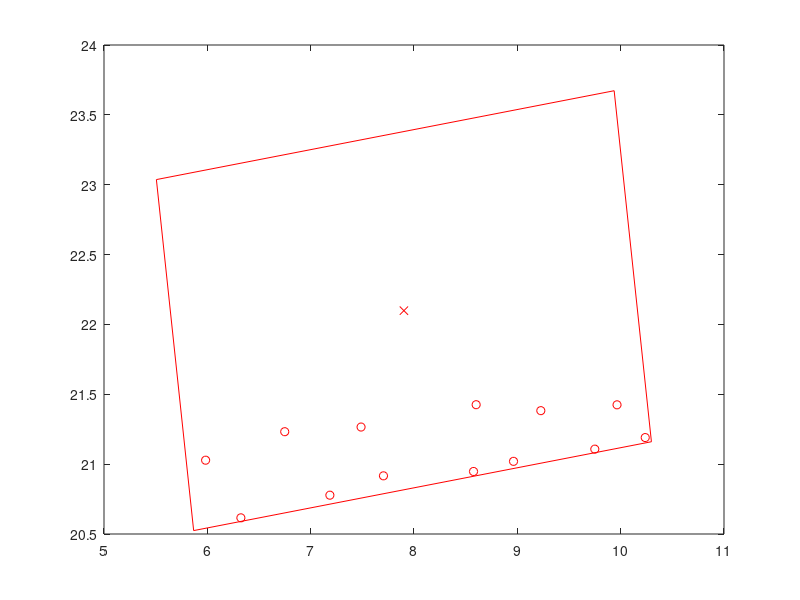

The MATLAB source for this figure: (Note: this script raises an error after producing the figure.)
close all;
figure;
Targets_x = [5.9833283904269585,6.324596056376938,6.748911241956693,7.185922765780065,7.487690720671677,7.704485237861957,8.576071240412974,8.601467997360883,8.96307024387794,9.227235785521227,9.749670538827203,9.96481309917904,10.23776180767993,];
Targets_y = [
21.028251284877474,20.61571240889783,21.23216955281531,20.777820685887242,21.265576658263953,20.916364073776013,20.947469074515148,21.425464610867724,21.02011828015014,21.382820466319533,21.107397917280853,21.424601837006445,21.190285970982764,];
center_x = [7.902286360389227];
center_y = [22.09858297840011];
labs1 = ['C1'];
image_corners_x = [9.936954757334561,5.506968446292532,5.867617963443893,10.297604274485922,9.936954757334561];
image_corners_y = [23.6726954217616,23.03675010651803,20.52447053503862,21.160415850282188,23.6726954217616];
plot(Targets_x, Targets_y,'ro',center_x,center_y,'rx',image_corners_x,image_corners_y,'r');
labelpoints(center_x,center_y,labs1,'NE',0.3,1) 
hold on;

plot(center_x,center_y,'rx','MarkerSize',12);
axis equal;
axis tight;
hold on;
Targets_x = [8.884154589909341,9.070638688420052,9.157306174906154,9.544890867652965,9.897497836955703,10.000944905650584,10.471535071865123,10.73947838278642,10.889329526215757,11.042951653243628,11.357519933336118,11.363581705448668,11.753122891777984,12.087263490886535,12.10195740084398,12.37818868305743,12.519373179017357,12.52074588015992,12.674369483825998,12.901732342876398,13.11167166785828,];
Targets_y = [
20.862465367676197,20.959061755555904,21.51287976631311,21.088425445874137,21.493198476716884,20.8752200388634,21.156880489589096,21.54504897477585,20.893056758733692,21.25204106363003,21.665416152607776,21.022420449051925,21.122489511861374,21.11278298154271,21.64994911212176,20.8578926504774,21.28460472644408,21.65261710017483,20.87793831471504,21.727337555626818,21.307775945782307,];
center_x = [10.902286360389226];
center_y = [22.09858297840011];
image_corners_x = [13.144704245979284,8.669335379230635,8.659868474799168,13.135237341547818,13.144704245979284];
image_corners_y = [23.359244509604814,23.375937817752295,20.837921447195406,20.821228139047925,23.359244509604814];
plot(Targets_x, Targets_y,'bo',center_x,center_y,'bx',image_corners_x,image_corners_y,'b');
hold on;
plot(center_x,center_y,'bx','MarkerSize',12);
labs1 = ['C2'];
labelpoints(center_x,center_y,labs1,'NE',0.3,1)
axis equal;
axis tight;
hold on;

Targets_x = [11.754191849088862,11.913515136440243,12.1338351889983,12.199698036501895,12.455521018182631,12.681208591069243,12.714878567118221,12.827623703518402,13.186805963435244,13.422870020032493,13.517184329600028,13.863944893662447,13.914869313103873,14.044589255984528,14.257693876156493,14.342540699058324,14.571598873872437,14.807252662989255,14.834026303581364,15.117780933519345,15.492804493284938,15.534431516646364,15.735524708444336,15.784126987297132,15.819982348107928,16.164569777925234,16.161557732944203,];
Targets_y = [
21.512038032591956,20.932699685444405,21.498582834382496,22.078942433368372,21.211600483602176,21.680248448542905,22.07039277747308,21.231404993961267,22.15533077092612,21.70260302586864,22.124250321861034,21.669720250021623,22.057320637243507,21.347532982805657,21.85744328890299,21.300492853840073,22.164789423866342,21.329458004452356,21.961210126152388,21.627968721350094,21.231493456045342,21.584168563743553,21.098226695393127,22.06794342310722,21.748436853426355,21.229931306158132,21.56118804307608,];
center_x = [13.902286360389226];
center_y = [22.09858297840011];
image_corners_x = [16.004200737702114,11.550536339807541,11.800371983076339,16.25403638097091,16.004200737702114];
image_corners_y = [23.58170853624036,23.141165018609712,20.61545742055986,21.056000938190508,23.58170853624036];
plot(Targets_x, Targets_y,'go',center_x,center_y,'gx',image_corners_x,image_corners_y,'g');
hold on;
plot(center_x,center_y,'gx','MarkerSize',12);
labs1 = ['C3'];
labelpoints(center_x,center_y,labs1,'NE',0.3,1)
axis equal;
axis tight;
hold on;

Targets_x = [14.739574822117925,15.132295583587867,15.247125936691605,15.428206592642097,15.561023159052343,15.615449870553736,15.919071336930624,16.016995240507494,16.212788027850817,];
Targets_y = [
21.391448780653434,20.976264165610193,21.35678307453808,20.85734131091266,21.8934906335148,21.546537034493717,20.96652485277801,21.355531373850848,22.099704007037577,];
center_x = [16.902286360389226];
center_y = [22.09858297840011];
image_corners_x = [19.1420466456902,14.666652560870334,14.66252607508825,19.13792015990812,19.1420466456902];
image_corners_y = [23.36396012939584,23.37123649932491,20.833205827404385,20.825929457475308,23.36396012939584];
plot(Targets_x, Targets_y,'mo',center_x,center_y,'mx',image_corners_x,image_corners_y,'m');
hold on;
plot(center_x,center_y,'mx','MarkerSize',12);
labs1 = ['C4'];
labelpoints(center_x,center_y,labs1,'NE',0.3,1)
axis equal;
axis tight;
hold on;

Targets_x = [5.780411273618331,5.771695449195075,5.97527500255112,6.389790942684887,6.777395021900541,7.225318895245173,7.326493229290944,7.731731558601749,8.018772361608672,8.055253123185592,8.301314534629782,8.386996621108214,8.547172260128296,9.070433992659702,9.242873551675679,9.289902226489934,9.698941608756396,9.676187816550922,9.981987527149453,10.106681125746084,10.343910630711498,10.565754115877626,10.811166137031952,10.800850387905653,10.962577764888483,11.108783331441574,];
Targets_y = [
21.18288400338231,21.674385914146185,20.752604234420296,21.366288701814454,20.912887185905472,21.533425826046408,20.781844244631056,21.025666195369805,20.827467911097525,21.500706700275277,21.12110115987779,20.567727717022183,20.906955069406514,20.943611038763756,21.071649046987346,21.60993761416697,20.61086990438471,21.173404876007755,21.54947217512007,20.931260599574742,20.610366159012763,21.192019223378484,20.54929951641629,21.549831360271142,20.89208481866073,21.247192081928826,];
center_x = [8.041380508896228];
center_y = [20.646787794864878];
image_corners_x = [10.173389679702717,5.711597964889666,5.9093713380897395,10.37116305290279,10.173389679702717];
image_corners_y = [22.08631631680204,21.737575935392577,19.20725927292771,19.555999654337175,22.08631631680204];
plot(Targets_x, Targets_y,'bo',center_x,center_y,'bx',image_corners_x,image_corners_y,'b');
hold on;
plot(center_x,center_y,'bx','MarkerSize',12);
labs1 = ['C5'];
labelpoints(center_x,center_y,labs1,'NE',0.3,1)
axis equal;
axis tight;
hold on;

Targets_x = [9.014735165729986,9.12257059450081,9.337214568559576,9.626838122453755,9.865774699218248,9.903011768661273,10.06576310181025,10.227666331773543,10.475122562919463,10.560989532848247,10.563164693130929,10.839203150889494,10.963110598372683,11.139013872046313,11.292963585236004,11.320131571055143,11.56699186787704,11.729148369928042,11.743089923432025,11.86733892992548,12.12820147690981,12.346762615922973,12.4114943318373,12.723101242931623,12.753888426543151,12.89970473943598,13.053550164118965,13.144867726660461,];
Targets_y = [
21.724136716804647,21.114624971164325,20.805072930261833,21.36665389502107,20.74822023933061,21.712548000654504,21.081692423986315,21.41106866339042,20.809525332881805,21.1687799560533,21.78636440533203,20.89284468357539,21.24350516057496,20.74373583354234,21.216962905796045,21.724477172588863,20.953732623099775,21.355019380570575,21.710297245355267,20.956904870149145,21.759701860462258,21.361304281236915,21.724863426673426,21.32190805309536,21.65597617207509,21.020950158364794,21.46456701729692,20.96932568790082,];
center_x = [11.041380508896228];
center_y = [20.646787794864878];
image_corners_x = [13.283536137343166,8.808163895309631,8.799224880449291,13.274597122482826,13.283536137343166];
image_corners_y = [21.907915705783232,21.92367816865363,19.385659883946524,19.369897421076125,21.907915705783232];
plot(Targets_x, Targets_y,'yo',center_x,center_y,'yx',image_corners_x,image_corners_y,'y');
hold on;
plot(center_x,center_y,'yx','MarkerSize',12);
labs1 = ['C6'];
labelpoints(center_x,center_y,labs1,'NE',0.3,1)
axis equal;
axis tight;
hold on;

Targets_x = [12.309321381937284,12.77493721128093,12.962960641373726,13.201311450939942,13.276370196859197,13.741693097902514,13.78047782105779,14.061658591987687,14.402181224238989,14.468103434851788,14.639890419208326,14.715207145270181,14.759166935064624,15.03274210765197,15.098639907573075,15.495006735620683,];
Targets_y = [
21.71547473301423,21.663170087513578,21.33430522842606,21.813685087032024,21.26843183919665,21.26688702900709,21.876249159657064,21.531001390683127,21.164945440013287,21.469895022946908,21.02249290536675,21.898563867625175,21.611168907779295,21.117822797764635,21.42700236697418,20.913214235639032,];
center_x = [14.041380508896228];
center_y = [20.646787794864878];
image_corners_x = [16.27172004135168,11.796394561424261,11.811040976440776,16.286366456368196,16.27172004135168];
image_corners_y = [21.928696933548252,21.902870421735802,19.3648786561815,19.390705167993953,21.928696933548252];
plot(Targets_x, Targets_y,'ko',center_x,center_y,'kx',image_corners_x,image_corners_y,'k');
hold on;
plot(center_x,center_y,'kx','MarkerSize',12);
labs1 = ['C7'];
labelpoints(center_x,center_y,labs1,'NE',0.3,1)
axis equal;
axis tight;
hold on;

Targets_x = [14.853812206463019,15.129044063600526,15.234618826712808,15.695993025796875,];
Targets_y = [
21.851212255581427,21.3183687028368,21.656828393675763,21.086011487858304,];
center_x = [17.04138050889623];
center_y = [20.646787794864878];
image_corners_x = [19.278417803112223,14.803018412801956,14.804343214680234,19.279742604990503,19.278417803112223];
image_corners_y = [21.91697266887352,21.91463660156149,19.376602920856236,19.378938988168265,21.91697266887352];
plot(Targets_x, Targets_y,'ro',center_x,center_y,'rx',image_corners_x,image_corners_y,'r');
hold on;
plot(center_x,center_y,'rx','MarkerSize',12);
labs1 = ['C8'];
labelpoints(center_x,center_y,labs1,'NE',0.3,1)
axis equal;
axis tight;

set(gca,'XTickLabel',[0.4 2.5 5 7.5 10 12.5 15] );
set(gca,'YTickLabel',[0.5 1 1.5 2 2.5 3 3.5 4 4.5] );
